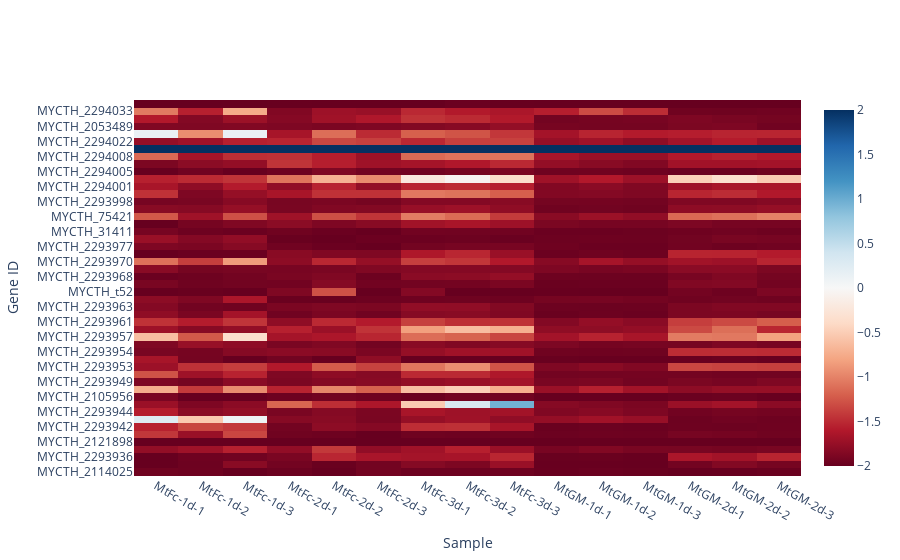

Here is the notebook cell this chart was saved with:
### Code cell
import numpy as np
import pandas as pd
import plotly.graph_objects as go

# 加载数据
df = pd.read_csv("demo-fpkm.csv")

# df第一列改名为gene_id
df = df.rename(columns={df.columns[0]: 'gene_id'})

# 提取gene_id作为索引
df = df.set_index('gene_id')

# 将数据进行归一化，范围-2到2
df_normalized = df.apply(lambda x: np.interp(x, (x.min(), x.max()), (-2, 2)))

# 创建热图
fig = go.Figure(data=go.Heatmap(
    z=df_normalized,
    x=df_normalized.columns,
    y=df_normalized.index,
    colorscale='RdBu',
    hovertemplate='Sample: %{x}<br>Gene ID: %{y}<br>FPKM: %{z:.3f}<extra></extra>'
))

# 设置轴标签
fig.update_layout(
    xaxis_title="Sample",
    yaxis_title="Gene ID"
)

fig.show()

### Figure 1 — Plotly figure (JSON) as saved in the notebook; plotly's stock layout.template omitted (floating-point values rounded to 4 significant figures; data arrays with more than 128 entries replaced by an {"elided": "..."} marker saying what was removed)
{"data": [{"colorscale": [[0, "rgb(103,0,31)"], [0.1, "rgb(178,24,43)"], [0.2, "rgb(214,96,77)"], [0.3, "rgb(244,165,130)"], [0.4, "rgb(253,219,199)"], [0.5, "rgb(247,247,247)"], [0.6, "rgb(209,229,240)"], [0.7, "rgb(146,197,222)"], [0.8, "rgb(67,147,195)"], [0.9, "rgb(33,102,172)"], [1, "rgb(5,48,97)"]], "hovertemplate": "Sample: %{x}<br>Gene ID: %{y}<br>FPKM: %{z:.3f}<extra></extra>", "type": "heatmap", "x": ["MtFc-1d-1", "MtFc-1d-2", "MtFc-1d-3", "MtFc-2d-1", "MtFc-2d-2", "MtFc-2d-3", "MtFc-3d-1", "MtFc-3d-2", "MtFc-3d-3", "MtGM-1d-1", "MtGM-1d-2", "MtGM-1d-3", "MtGM-2d-1", "MtGM-2d-2", "MtGM-2d-3"], "y": ["MYCTH_2114025", "MYCTH_2293935", "MYCTH_2293936", "MYCTH_2051335", "MYCTH_2121898", "MYCTH_2293939", "MYCTH_2293942", "MYCTH_61543", "MYCTH_2293944", "MYCTH_98562", "MYCTH_2105956", "MYCTH_2293947", "MYCTH_2293949", "MYCTH_90655", "MYCTH_2293953", "MYCTH_t53", "MYCTH_2293954", "MYCTH_2049934", "MYCTH_2293957", "MYCTH_2293959", "MYCTH_2293961", "MYCTH_2293962", "MYCTH_2293963", "MYCTH_2293965", "MYCTH_t52", "MYCTH_2293966", "MYCTH_2293968", "MYCTH_2293969", "MYCTH_2293970", "MYCTH_2293973", "MYCTH_2293977", "MYCTH_2293982", "MYCTH_31411", "MYCTH_2293986", "MYCTH_75421", "MYCTH_2293995", "MYCTH_2293998", "MYCTH_2293999", "MYCTH_2294001", "MYCTH_2294003", "MYCTH_2294005", "MYCTH_2294006", "MYCTH_2294008", "MYCTH_2121938", "MYCTH_2294022", "MYCTH_2141262", "MYCTH_2053489", "MYCTH_2294026", "MYCTH_2294033", "MYCTH_2121946"], "z": {"elided": "50x15 float values"}}], "layout": {"xaxis": {"title": {"text": "Sample"}}, "yaxis": {"title": {"text": "Gene ID"}}}}
